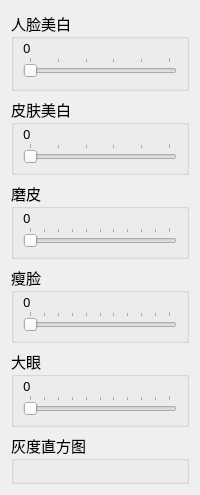
        <widget class="QWidget" name="tab">
         <property name="font">
          <font>
           <family>微软雅黑</family>
           <pointsize>11</pointsize>
          </font>
         </property>
         <property name="layoutDirection">
          <enum>Qt::LeftToRight</enum>
         </property>
         <attribute name="title">
          <string>美颜</string>
         </attribute>
         <layout class="QVBoxLayout" name="verticalLayout_18">
          <item>
           <widget class="QGroupBox" name="groupBox_12">
            <property name="sizePolicy">
             <sizepolicy hsizetype="Preferred" vsizetype="Preferred">
              <horstretch>20</horstretch>
              <verstretch>0</verstretch>
             </sizepolicy>
            </property>
            <property name="styleSheet">
             <string notr="true"/>
            </property>
            <property name="title">
             <string>人脸美白</string>
            </property>
            <layout class="QVBoxLayout" name="verticalLayout_7">
             <property name="spacing">
              <number>0</number>
             </property>
             <property name="topMargin">
              <number>0</number>
             </property>
             <property name="bottomMargin">
              <number>11</number>
             </property>
             <item>
              <widget class="QLabel" name="label_8">
               <property name="sizePolicy">
                <sizepolicy hsizetype="Expanding" vsizetype="Maximum">
                 <horstretch>0</horstretch>
                 <verstretch>0</verstretch>
                </sizepolicy>
               </property>
               <property name="minimumSize">
                <size>
                 <width>10</width>
                 <height>10</height>
                </size>
               </property>
               <property name="font">
                <font>
                 <family>微软雅黑</family>
                 <pointsize>10</pointsize>
                </font>
               </property>
               <property name="lineWidth">
                <number>10</number>
               </property>
               <property name="text">
                <string>0</string>
               </property>
              </widget>
             </item>
             <item>
              <widget class="QSlider" name="horizontalSlider_8">
               <property name="sizePolicy">
                <sizepolicy hsizetype="Expanding" vsizetype="Fixed">
                 <horstretch>50</horstretch>
                 <verstretch>0</verstretch>
                </sizepolicy>
               </property>
               <property name="font">
                <font>
                 <weight>50</weight>
                 <bold>false</bold>
                </font>
               </property>
               <property name="cursor">
                <cursorShape>PointingHandCursor</cursorShape>
               </property>
               <property name="mouseTracking">
                <bool>false</bool>
               </property>
               <property name="focusPolicy">
                <enum>Qt::StrongFocus</enum>
               </property>
               <property name="minimum">
                <number>0</number>
               </property>
               <property name="maximum">
                <number>50</number>
               </property>
               <property name="pageStep">
                <number>1</number>
               </property>
               <property name="orientation">
                <enum>Qt::Horizontal</enum>
               </property>
               <property name="tickPosition">
                <enum>QSlider::TicksAbove</enum>
               </property>
               <property name="tickInterval">
                <number>10</number>
               </property>
              </widget>
             </item>
            </layout>
           </widget>
          </item>
          <item>
           <widget class="QGroupBox" name="groupBox_15">
            <property name="sizePolicy">
             <sizepolicy hsizetype="Preferred" vsizetype="Preferred">
              <horstretch>20</horstretch>
              <verstretch>0</verstretch>
             </sizepolicy>
            </property>
            <property name="styleSheet">
             <string notr="true"/>
            </property>
            <property name="title">
             <string>皮肤美白</string>
            </property>
            <layout class="QVBoxLayout" name="verticalLayout_20">
             <property name="spacing">
              <number>0</number>
             </property>
             <property name="topMargin">
              <number>0</number>
             </property>
             <item>
              <widget class="QLabel" name="label_18">
               <property name="sizePolicy">
                <sizepolicy hsizetype="Expanding" vsizetype="Maximum">
                 <horstretch>0</horstretch>
                 <verstretch>0</verstretch>
                </sizepolicy>
               </property>
               <property name="minimumSize">
                <size>
                 <width>10</width>
                 <height>10</height>
                </size>
               </property>
               <property name="font">
                <font>
                 <family>微软雅黑</family>
                 <pointsize>10</pointsize>
                </font>
               </property>
               <property name="lineWidth">
                <number>10</number>
               </property>
               <property name="text">
                <string>0</string>
               </property>
              </widget>
             </item>
             <item>
              <widget class="QSlider" name="horizontalSlider_13">
               <property name="sizePolicy">
                <sizepolicy hsizetype="Expanding" vsizetype="Fixed">
                 <horstretch>50</horstretch>
                 <verstretch>0</verstretch>
                </sizepolicy>
               </property>
               <property name="font">
                <font>
                 <weight>50</weight>
                 <bold>false</bold>
                </font>
               </property>
               <property name="cursor">
                <cursorShape>PointingHandCursor</cursorShape>
               </property>
               <property name="mouseTracking">
                <bool>false</bool>
               </property>
               <property name="focusPolicy">
                <enum>Qt::StrongFocus</enum>
               </property>
               <property name="minimum">
                <number>0</number>
               </property>
               <property name="maximum">
                <number>50</number>
               </property>
               <property name="orientation">
                <enum>Qt::Horizontal</enum>
               </property>
               <property name="tickPosition">
                <enum>QSlider::TicksAbove</enum>
               </property>
               <property name="tickInterval">
                <number>10</number>
               </property>
              </widget>
             </item>
            </layout>
           </widget>
          </item>
          <item>
           <widget class="QGroupBox" name="groupBox_13">
            <property name="title">
             <string>磨皮</string>
            </property>
            <layout class="QVBoxLayout" name="verticalLayout_17">
             <property name="spacing">
              <number>0</number>
             </property>
             <property name="topMargin">
              <number>0</number>
             </property>
             <item>
              <widget class="QLabel" name="label_16">
               <property name="sizePolicy">
                <sizepolicy hsizetype="Expanding" vsizetype="Maximum">
                 <horstretch>0</horstretch>
                 <verstretch>0</verstretch>
                </sizepolicy>
               </property>
               <property name="minimumSize">
                <size>
                 <width>10</width>
                 <height>10</height>
                </size>
               </property>
               <property name="font">
                <font>
                 <family>微软雅黑</family>
                 <pointsize>10</pointsize>
                </font>
               </property>
               <property name="text">
                <string>0</string>
               </property>
               <property name="textFormat">
                <enum>Qt::AutoText</enum>
               </property>
              </widget>
             </item>
             <item>
              <widget class="QSlider" name="horizontalSlider_11">
               <property name="sizePolicy">
                <sizepolicy hsizetype="Expanding" vsizetype="Fixed">
                 <horstretch>50</horstretch>
                 <verstretch>0</verstretch>
                </sizepolicy>
               </property>
               <property name="font">
                <font>
                 <weight>50</weight>
                 <bold>false</bold>
                </font>
               </property>
               <property name="cursor">
                <cursorShape>PointingHandCursor</cursorShape>
               </property>
               <property name="mouseTracking">
                <bool>false</bool>
               </property>
               <property name="focusPolicy">
                <enum>Qt::StrongFocus</enum>
               </property>
               <property name="maximum">
                <number>10</number>
               </property>
               <property name="pageStep">
                <number>1</number>
               </property>
               <property name="orientation">
                <enum>Qt::Horizontal</enum>
               </property>
               <property name="tickPosition">
                <enum>QSlider::TicksAbove</enum>
               </property>
               <property name="tickInterval">
                <number>1</number>
               </property>
              </widget>
             </item>
            </layout>
           </widget>
          </item>
          <item>
           <widget class="QGroupBox" name="groupBox_16">
            <property name="title">
             <string>瘦脸</string>
            </property>
            <layout class="QVBoxLayout" name="verticalLayout_21">
             <property name="spacing">
              <number>0</number>
             </property>
             <property name="topMargin">
              <number>0</number>
             </property>
             <item>
              <widget class="QLabel" name="label_19">
               <property name="sizePolicy">
                <sizepolicy hsizetype="Expanding" vsizetype="Maximum">
                 <horstretch>0</horstretch>
                 <verstretch>0</verstretch>
                </sizepolicy>
               </property>
               <property name="minimumSize">
                <size>
                 <width>10</width>
                 <height>10</height>
                </size>
               </property>
               <property name="font">
                <font>
                 <family>微软雅黑</family>
                 <pointsize>10</pointsize>
                </font>
               </property>
               <property name="text">
                <string>0</string>
               </property>
               <property name="textFormat">
                <enum>Qt::AutoText</enum>
               </property>
              </widget>
             </item>
             <item>
              <widget class="QSlider" name="horizontalSlider_14">
               <property name="sizePolicy">
                <sizepolicy hsizetype="Expanding" vsizetype="Fixed">
                 <horstretch>50</horstretch>
                 <verstretch>0</verstretch>
                </sizepolicy>
               </property>
               <property name="font">
                <font>
                 <weight>50</weight>
                 <bold>false</bold>
                </font>
               </property>
               <property name="cursor">
                <cursorShape>PointingHandCursor</cursorShape>
               </property>
               <property name="mouseTracking">
                <bool>false</bool>
               </property>
               <property name="focusPolicy">
                <enum>Qt::StrongFocus</enum>
               </property>
               <property name="maximum">
                <number>10</number>
               </property>
               <property name="singleStep">
                <number>1</number>
               </property>
               <property name="pageStep">
                <number>1</number>
               </property>
               <property name="orientation">
                <enum>Qt::Horizontal</enum>
               </property>
               <property name="tickPosition">
                <enum>QSlider::TicksAbove</enum>
               </property>
               <property name="tickInterval">
                <number>1</number>
               </property>
              </widget>
             </item>
            </layout>
           </widget>
          </item>
          <item>
           <widget class="QGroupBox" name="groupBox_32">
            <property name="title">
             <string>大眼</string>
            </property>
            <layout class="QVBoxLayout" name="verticalLayout_35">
             <property name="spacing">
              <number>0</number>
             </property>
             <property name="topMargin">
              <number>0</number>
             </property>
             <item>
              <widget class="QLabel" name="label_29">
               <property name="sizePolicy">
                <sizepolicy hsizetype="Expanding" vsizetype="Maximum">
                 <horstretch>0</horstretch>
                 <verstretch>0</verstretch>
                </sizepolicy>
               </property>
               <property name="minimumSize">
                <size>
                 <width>10</width>
                 <height>10</height>
                </size>
               </property>
               <property name="font">
                <font>
                 <family>微软雅黑</family>
                 <pointsize>10</pointsize>
                </font>
               </property>
               <property name="text">
                <string>0</string>
               </property>
               <property name="textFormat">
                <enum>Qt::AutoText</enum>
               </property>
              </widget>
             </item>
             <item>
              <widget class="QSlider" name="horizontalSlider_22">
               <property name="sizePolicy">
                <sizepolicy hsizetype="Expanding" vsizetype="Fixed">
                 <horstretch>50</horstretch>
                 <verstretch>0</verstretch>
                </sizepolicy>
               </property>
               <property name="font">
                <font>
                 <weight>50</weight>
                 <bold>false</bold>
                </font>
               </property>
               <property name="cursor">
                <cursorShape>PointingHandCursor</cursorShape>
               </property>
               <property name="mouseTracking">
                <bool>false</bool>
               </property>
               <property name="focusPolicy">
                <enum>Qt::StrongFocus</enum>
               </property>
               <property name="maximum">
                <number>10</number>
               </property>
               <property name="singleStep">
                <number>1</number>
               </property>
               <property name="pageStep">
                <number>1</number>
               </property>
               <property name="orientation">
                <enum>Qt::Horizontal</enum>
               </property>
               <property name="tickPosition">
                <enum>QSlider::TicksAbove</enum>
               </property>
               <property name="tickInterval">
                <number>1</number>
               </property>
              </widget>
             </item>
            </layout>
           </widget>
          </item>
          <item>
           <widget class="QGroupBox" name="groupBox_14">
            <property name="sizePolicy">
             <sizepolicy hsizetype="Expanding" vsizetype="Expanding">
              <horstretch>20</horstretch>
              <verstretch>0</verstretch>
             </sizepolicy>
            </property>
            <property name="title">
             <string>灰度直方图</string>
            </property>
            <layout class="QVBoxLayout" name="verticalLayout_11">
             <property name="spacing">
              <number>0</number>
             </property>
             <property name="leftMargin">
              <number>0</number>
             </property>
             <property name="topMargin">
              <number>0</number>
             </property>
             <property name="rightMargin">
              <number>0</number>
             </property>
             <property name="bottomMargin">
              <number>0</number>
             </property>
             <item>
              <widget class="QLabel" name="label_3">
               <property name="sizePolicy">
                <sizepolicy hsizetype="Expanding" vsizetype="Expanding">
                 <horstretch>0</horstretch>
                 <verstretch>0</verstretch>
                </sizepolicy>
               </property>
               <property name="text">
                <string/>
               </property>
              </widget>
             </item>
            </layout>
           </widget>
          </item>
         </layout>
        </widget>
